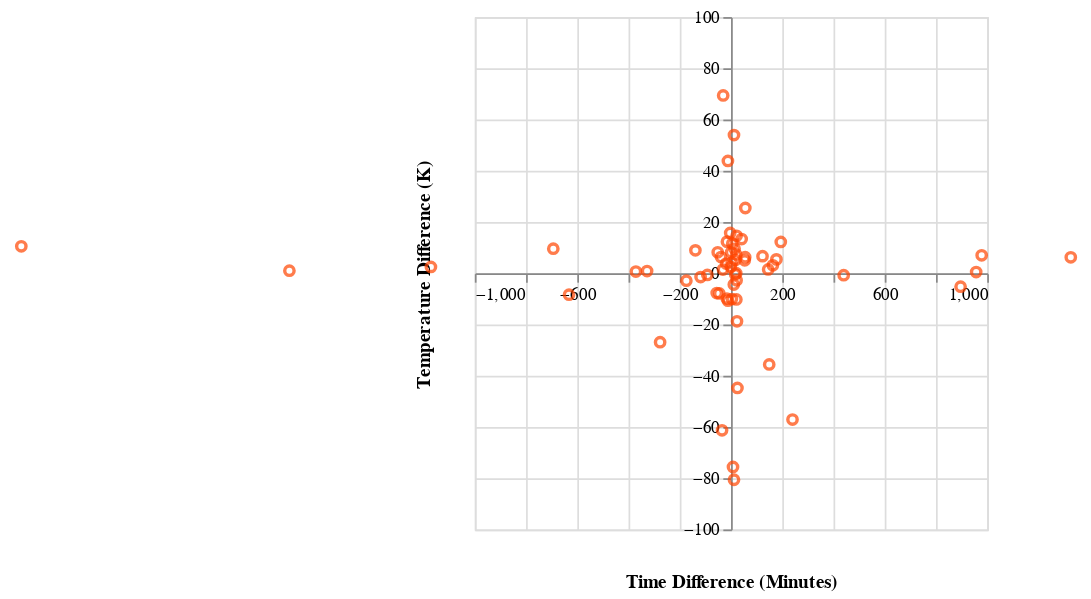

Notebook source saved alongside this figure:
### Code cell
offset = -150

predict_df_chart = alt.Chart(predict_df).mark_point(color = 'orangered').encode(
    x = alt.X('delta time', 
              axis = alt.Axis(offset = offset, title ='Time Difference (Minutes)', titleY = 175),
              scale = alt.Scale(domain=[-1000, 1000])),
              
    y = alt.Y('delta temperature', 
              axis = alt.Axis(offset = offset,title ='Temperature Difference (K)',titleX = -175),
              scale = alt.Scale(domain=[-100, 100])),
    
  
)


predict_df_chart

### Figure 1 — Vega-Lite specification as saved in the notebook (floating-point values rounded to 4 significant figures)
{"config": {"view": {"continuousWidth": 300, "continuousHeight": 300}}, "data": {"name": "data-770318a572d43d6ee187608ed3561ae0"}, "mark": {"type": "point", "color": "orangered"}, "encoding": {"x": {"axis": {"offset": -150, "title": "Time Difference (Minutes)", "titleY": 175}, "field": "delta time", "scale": {"domain": [-1000, 1000]}, "type": "quantitative"}, "y": {"axis": {"offset": -150, "title": "Temperature Difference (K)", "titleX": -175}, "field": "delta temperature", "scale": {"domain": [-100, 100]}, "type": "quantitative"}}, "$schema": "https://vega.github.io/schema/vega-lite/v5.15.1.json", "datasets": {"data-770318a572d43d6ee187608ed3561ae0": [{"inverse_temperature": 0.0007057, "anneal_time_minutes": 3.868, "time": 47.85, "temperature": 1417.0, "test_temperature": 1373.0, "test_time": 60.0, "delta time": -12.15, "delta temperature": 43.85}, {"inverse_temperature": 0.0007336, "anneal_time_minutes": 4.148, "time": 63.31, "temperature": 1363.0, "test_temperature": 1373.0, "test_time": 60.0, "delta time": 3.306, "delta temperature": -10.08}, {"inverse_temperature": 0.0008044, "anneal_time_minutes": 4.704, "time": 110.4, "temperature": 1243.0, "test_temperature": 1243.0, "test_time": 90.0, "delta time": 20.43, "delta temperature": 0.02615}, {"inverse_temperature": 0.0008461, "anneal_time_minutes": 4.006, "time": 54.94, "temperature": 1182.0, "test_temperature": 1243.0, "test_time": 90.0, "delta time": -35.06, "delta temperature": -61.28}, {"inverse_temperature": 0.0008486, "anneal_time_minutes": 4.673, "time": 107.0, "temperature": 1178.0, "test_temperature": 1173.0, "test_time": 90.0, "delta time": 16.97, "delta temperature": 5.224}, {"inverse_temperature": 0.0009258, "anneal_time_minutes": 7.285, "time": 1458.0, "temperature": 1080.0, "test_temperature": 1073.0, "test_time": 480.0, "delta time": 978.4, "delta temperature": 7.016}, {"inverse_temperature": 0.0009325, "anneal_time_minutes": 6.824, "time": 919.8, "temperature": 1072.0, "test_temperature": 1073.0, "test_time": 480.0, "delta time": 439.8, "delta temperature": -0.7451}, {"inverse_temperature": 0.0008034, "anneal_time_minutes": 7.368, "time": 1585.0, "temperature": 1245.0, "test_temperature": 1243.0, "test_time": 1440.0, "delta time": 145.0, "delta temperature": 1.513}, {"inverse_temperature": 0.0008038, "anneal_time_minutes": 7.014, "time": 1112.0, "temperature": 1244.0, "test_temperature": 1243.0, "test_time": 1440.0, "delta time": -327.6, "delta temperature": 0.8764}, {"inverse_temperature": 0.0007982, "anneal_time_minutes": 6.615, "time": 746.3, "temperature": 1253.0, "test_temperature": 1243.0, "test_time": 1440.0, "delta time": -693.7, "delta temperature": 9.6}, {"inverse_temperature": 0.0008004, "anneal_time_minutes": 5.461, "time": 235.3, "temperature": 1249.0, "test_temperature": 1243.0, "test_time": 180.0, "delta time": 55.32, "delta temperature": 6.275}, {"inverse_temperature": 0.0008556, "anneal_time_minutes": 5.251, "time": 190.8, "temperature": 1169.0, "test_temperature": 1173.0, "test_time": 180.0, "delta time": 10.83, "delta temperature": -4.376}, {"inverse_temperature": 0.0008035, "anneal_time_minutes": 5.001, "time": 148.6, "temperature": 1245.0, "test_temperature": 1243.0, "test_time": 180.0, "delta time": -31.44, "delta temperature": 1.435}, {"inverse_temperature": 0.0007991, "anneal_time_minutes": 4.853, "time": 128.1, "temperature": 1251.0, "test_temperature": 1243.0, "test_time": 180.0, "delta time": -51.89, "delta temperature": 8.18}, {"inverse_temperature": 0.0007965, "anneal_time_minutes": 5.1, "time": 164.0, "temperature": 1255.0, "test_temperature": 1243.0, "test_time": 180.0, "delta time": -16.02, "delta temperature": 12.31}, {"inverse_temperature": 0.0008047, "anneal_time_minutes": 5.279, "time": 196.3, "temperature": 1243.0, "test_temperature": 1243.0, "test_time": 180.0, "delta time": 16.26, "delta temperature": -0.4017}, {"inverse_temperature": 0.0008001, "anneal_time_minutes": 5.713, "time": 302.9, "temperature": 1250.0, "test_temperature": 1243.0, "test_time": 180.0, "delta time": 122.9, "delta temperature": 6.684}, {"inverse_temperature": 0.000802, "anneal_time_minutes": 4.261, "time": 70.86, "temperature": 1247.0, "test_temperature": 1243.0, "test_time": 90.0, "delta time": -19.14, "delta temperature": 3.805}, {"inverse_temperature": 0.0007966, "anneal_time_minutes": 5.65, "time": 284.2, "temperature": 1255.0, "test_temperature": 1243.0, "test_time": 90.0, "delta time": 194.2, "delta temperature": 12.24}, {"inverse_temperature": 0.0007997, "anneal_time_minutes": 4.701, "time": 110.1, "temperature": 1250.0, "test_temperature": 1243.0, "test_time": 90.0, "delta time": 20.07, "delta temperature": 7.343}, {"inverse_temperature": 0.000846, "anneal_time_minutes": 7.171, "time": 1301.0, "temperature": 1182.0, "test_temperature": 1173.0, "test_time": 1440.0, "delta time": -139.0, "delta temperature": 8.95}, {"inverse_temperature": 0.0009265, "anneal_time_minutes": 7.925, "time": 2766.0, "temperature": 1079.0, "test_temperature": 1073.0, "test_time": 1440.0, "delta time": 1326.0, "delta temperature": 6.228}, {"inverse_temperature": 0.0009364, "anneal_time_minutes": 7.756, "time": 2336.0, "temperature": 1068.0, "test_temperature": 1073.0, "test_time": 1440.0, "delta time": 896.1, "delta temperature": -5.235}, {"inverse_temperature": 0.0009387, "anneal_time_minutes": 6.074, "time": 434.5, "temperature": 1065.0, "test_temperature": 1073.0, "test_time": 480.0, "delta time": -45.55, "delta temperature": -7.888}, {"inverse_temperature": 0.0009271, "anneal_time_minutes": 6.488, "time": 657.1, "temperature": 1079.0, "test_temperature": 1073.0, "test_time": 480.0, "delta time": 177.1, "delta temperature": 5.427}, {"inverse_temperature": 0.0009193, "anneal_time_minutes": 4.716, "time": 111.7, "temperature": 1088.0, "test_temperature": 1073.0, "test_time": 90.0, "delta time": 21.75, "delta temperature": 14.63}, {"inverse_temperature": 0.000808, "anneal_time_minutes": 5.037, "time": 154.1, "temperature": 1238.0, "test_temperature": 1273.0, "test_time": 5.0, "delta time": 149.1, "delta temperature": -35.58}, {"inverse_temperature": 0.0008428, "anneal_time_minutes": 4.879, "time": 131.5, "temperature": 1187.0, "test_temperature": 1173.0, "test_time": 90.0, "delta time": 41.53, "delta temperature": 13.36}, {"inverse_temperature": 0.000896, "anneal_time_minutes": 5.799, "time": 330.0, "temperature": 1116.0, "test_temperature": 1173.0, "test_time": 90.0, "delta time": 240.0, "delta temperature": -57.08}, {"inverse_temperature": 0.0008222, "anneal_time_minutes": 5.314, "time": 203.2, "temperature": 1216.0, "test_temperature": 1243.0, "test_time": 480.0, "delta time": -276.8, "delta temperature": -26.91}, {"inverse_temperature": 0.0008063, "anneal_time_minutes": 5.722, "time": 305.6, "temperature": 1240.0, "test_temperature": 1243.0, "test_time": 480.0, "delta time": -174.4, "delta temperature": -2.886}, {"inverse_temperature": 0.0008062, "anneal_time_minutes": 4.716, "time": 111.8, "temperature": 1240.0, "test_temperature": 1243.0, "test_time": 90.0, "delta time": 21.76, "delta temperature": -2.756}, {"inverse_temperature": 0.0008108, "anneal_time_minutes": 4.299, "time": 73.59, "temperature": 1233.0, "test_temperature": 1243.0, "test_time": 90.0, "delta time": -16.41, "delta temperature": -9.861}, {"inverse_temperature": 0.000804, "anneal_time_minutes": 6.974, "time": 1069.0, "temperature": 1244.0, "test_temperature": 1243.0, "test_time": 1440.0, "delta time": -371.4, "delta temperature": 0.6795}, {"inverse_temperature": 0.0008099, "anneal_time_minutes": 6.694, "time": 807.7, "temperature": 1235.0, "test_temperature": 1243.0, "test_time": 1440.0, "delta time": -632.3, "delta temperature": -8.375}, {"inverse_temperature": 0.0007943, "anneal_time_minutes": 4.464, "time": 86.87, "temperature": 1259.0, "test_temperature": 1243.0, "test_time": 90.0, "delta time": -3.125, "delta temperature": 15.76}, {"inverse_temperature": 0.0008094, "anneal_time_minutes": 3.53, "time": 34.14, "temperature": 1235.0, "test_temperature": 1243.0, "test_time": 90.0, "delta time": -55.86, "delta temperature": -7.735}, {"inverse_temperature": 0.0008345, "anneal_time_minutes": 3.404, "time": 30.08, "temperature": 1198.0, "test_temperature": 1243.0, "test_time": 5.0, "delta time": 25.08, "delta temperature": -44.77}, {"inverse_temperature": 0.0008028, "anneal_time_minutes": 1.428, "time": 4.17, "temperature": 1246.0, "test_temperature": 1243.0, "test_time": 5.0, "delta time": -0.8296, "delta temperature": 2.492}, {"inverse_temperature": 0.0007991, "anneal_time_minutes": 1.711, "time": 5.534, "temperature": 1251.0, "test_temperature": 1243.0, "test_time": 5.0, "delta time": 0.5344, "delta temperature": 8.196}, {"inverse_temperature": 0.0008017, "anneal_time_minutes": 2.036, "time": 7.659, "temperature": 1247.0, "test_temperature": 1243.0, "test_time": 5.0, "delta time": 2.659, "delta temperature": 4.171}, {"inverse_temperature": 0.0008167, "anneal_time_minutes": 4.73, "time": 113.3, "temperature": 1224.0, "test_temperature": 1243.0, "test_time": 90.0, "delta time": 23.33, "delta temperature": -18.74}, {"inverse_temperature": 0.0008565, "anneal_time_minutes": 4.582, "time": 97.7, "temperature": 1168.0, "test_temperature": 1243.0, "test_time": 90.0, "delta time": 7.698, "delta temperature": -75.6}, {"inverse_temperature": 0.0009412, "anneal_time_minutes": 5.124, "time": 168.0, "temperature": 1062.0, "test_temperature": 1073.0, "test_time": 180.0, "delta time": -12.03, "delta temperature": -10.71}, {"inverse_temperature": 0.0009264, "anneal_time_minutes": 4.947, "time": 140.7, "temperature": 1079.0, "test_temperature": 1073.0, "test_time": 180.0, "delta time": -39.29, "delta temperature": 6.32}, {"inverse_temperature": 0.0008024, "anneal_time_minutes": 7.38, "time": 1603.0, "temperature": 1246.0, "test_temperature": 1243.0, "test_time": 1440.0, "delta time": 163.3, "delta temperature": 3.107}, {"inverse_temperature": 0.0008048, "anneal_time_minutes": 7.206, "time": 1348.0, "temperature": 1242.0, "test_temperature": 1243.0, "test_time": 1440.0, "delta time": -92.42, "delta temperature": -0.6603}, {"inverse_temperature": 0.0008054, "anneal_time_minutes": 7.186, "time": 1321.0, "temperature": 1242.0, "test_temperature": 1243.0, "test_time": 1440.0, "delta time": -118.7, "delta temperature": -1.467}, {"inverse_temperature": 0.0009314, "anneal_time_minutes": 7.782, "time": 2397.0, "temperature": 1074.0, "test_temperature": 1073.0, "test_time": 1440.0, "delta time": 956.8, "delta temperature": 0.4944}, {"inverse_temperature": 0.0009228, "anneal_time_minutes": 7.754, "time": 2330.0, "temperature": 1084.0, "test_temperature": 1073.0, "test_time": 5100.0, "delta time": -2770.0, "delta temperature": 10.54}, {"inverse_temperature": 0.000931, "anneal_time_minutes": 8.125, "time": 3376.0, "temperature": 1074.0, "test_temperature": 1073.0, "test_time": 5100.0, "delta time": -1724.0, "delta temperature": 1.013}, {"inverse_temperature": 0.0008602, "anneal_time_minutes": 2.806, "time": 16.54, "temperature": 1163.0, "test_temperature": 1243.0, "test_time": 5.0, "delta time": 11.54, "delta temperature": -80.59}, {"inverse_temperature": 0.0008111, "anneal_time_minutes": 4.708, "time": 110.8, "temperature": 1233.0, "test_temperature": 1243.0, "test_time": 90.0, "delta time": 20.84, "delta temperature": -10.23}, {"inverse_temperature": 0.0007983, "anneal_time_minutes": 4.645, "time": 104.0, "temperature": 1253.0, "test_temperature": 1243.0, "test_time": 90.0, "delta time": 14.03, "delta temperature": 9.55}, {"inverse_temperature": 0.0009102, "anneal_time_minutes": 5.463, "time": 235.8, "temperature": 1099.0, "test_temperature": 1073.0, "test_time": 180.0, "delta time": 55.82, "delta temperature": 25.48}, {"inverse_temperature": 0.0009218, "anneal_time_minutes": 2.301, "time": 9.983, "temperature": 1085.0, "test_temperature": 1073.0, "test_time": 5.0, "delta time": 4.983, "delta temperature": 11.65}, {"inverse_temperature": 0.0008752, "anneal_time_minutes": 4.084, "time": 59.37, "temperature": 1143.0, "test_temperature": 1073.0, "test_time": 90.0, "delta time": -30.63, "delta temperature": 69.42}, {"inverse_temperature": 0.0008012, "anneal_time_minutes": 6.28, "time": 533.6, "temperature": 1248.0, "test_temperature": 1243.0, "test_time": 480.0, "delta time": 53.55, "delta temperature": 5.045}, {"inverse_temperature": 0.0009736, "anneal_time_minutes": 2.805, "time": 16.53, "temperature": 1027.0, "test_temperature": 973.2, "test_time": 5.0, "delta time": 11.53, "delta temperature": 53.93}, {"inverse_temperature": 0.0009297, "anneal_time_minutes": 8.276, "time": 3929.0, "temperature": 1076.0, "test_temperature": 1073.0, "test_time": 5100.0, "delta time": -1171.0, "delta temperature": 2.494}]}}
